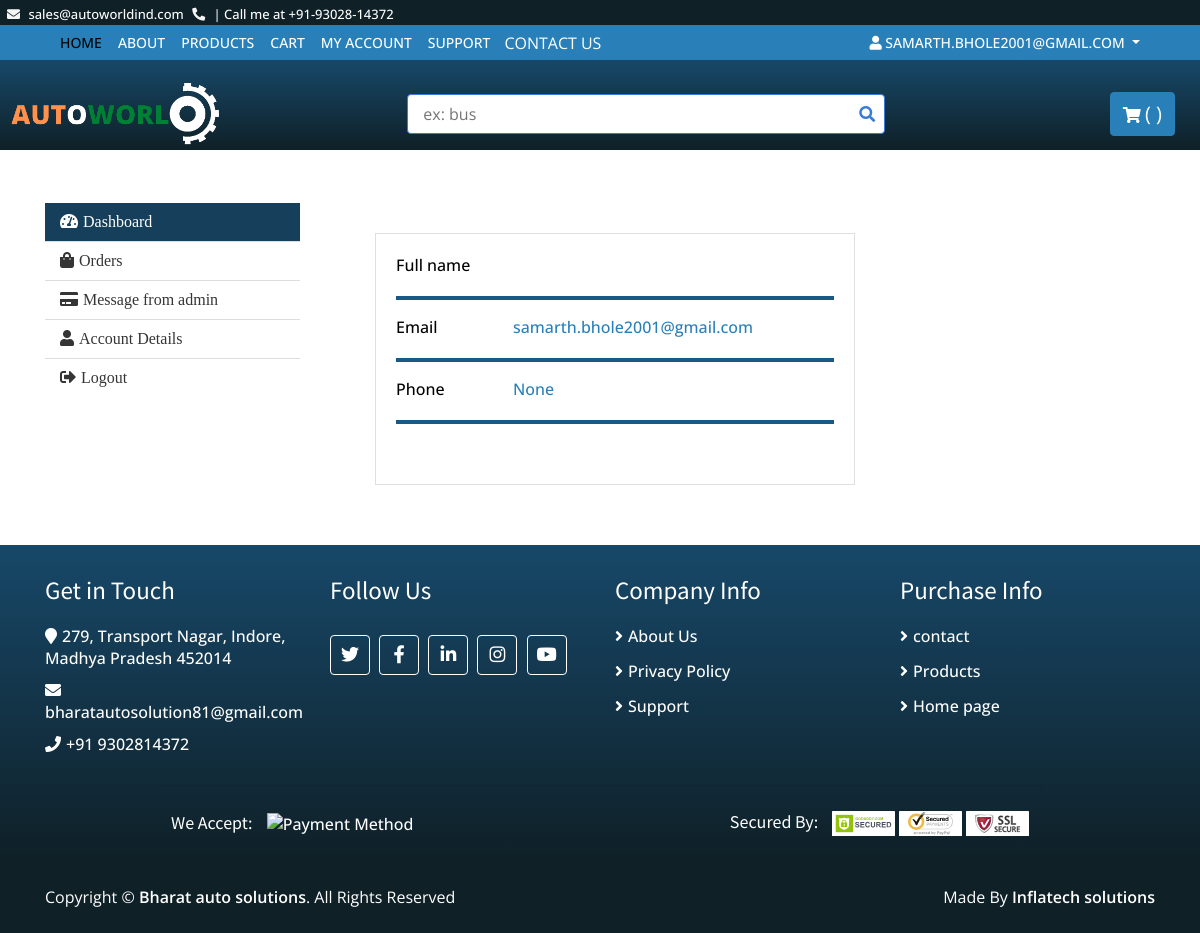
Page /update_acc/ (signed in) on the committed database.
### base/models.py (models this page shows)
class User(AbstractUser):
    username=None
    email=models.EmailField(unique=True, null=False)
    phone_no=models.CharField(max_length=11, null=True)
    created_at=models.DateTimeField(auto_now_add=True)
    USERNAME_FIELD = 'email'
    objects=UserManager()
    REQUIRED_FIELDS=[]

### base/views.py (the view)
# urls.py: path('update_acc/',views.update_acc, name="update_acc"),
def update_acc(request):
    if request.user.is_authenticated:
             us = request.user
             if request.method=="POST":
                fname=request.POST.get('fname')
                lname=request.POST.get('lname')
                phone=request.POST.get('phone')
                cust=Customer.objects.filter(user=us).update(first_name=fname, last_name=lname)
                return redirect('user_profile')
    return render (request, 'user_profile/dashboard.html')

### templates/user_profile/dashboard.html (shortened to what this page needs)
{% extends '../base.html' %}
{% block content %}
<br>
<div class="my-account">
  <div class="container">
    <div class="row">
      <div class="col-md-3">
        <div class="nav flex-column nav-pills" role="tablist" aria-orientation="vertical">
          <a class="nav-link active" id="dashboard-nav" data-toggle="pill" href="#dashboard-tab" role="tab"><i
              class="fa fa-tachometer-alt"></i>Dashboard</a>
          <a class="nav-link" id="orders-nav" data-toggle="pill" href="#orders-tab" role="tab"><i
              class="fa fa-shopping-bag"></i>Orders</a>
          <a class="nav-link" id="payment-nav" data-toggle="pill" href="#payment-tab" role="tab"><i
              class="fa fa-credit-card"></i>Message from admin</a>
          <a class="nav-link" id="account-nav" data-toggle="pill" href="#account-tab" role="tab"><i
              class="fa fa-user"></i>Account Details</a>
          <a class="nav-link" href="{% url 'logout' %}"><i class="fa fa-sign-out-alt"></i>Logout</a>
        </div>
      </div>
      <div class="col-md-9">
        <div class="tab-content">
          <div class="tab-pane fade show active" id="dashboard-tab" role="tabpanel" aria-labelledby="dashboard-nav">
            <section>
              <div class="container">
                <div class="row">
                  <div class="col-lg-8">
                    <div class="card mb-4">
                      <div class="card-body">
                        <div class="row">
                          <div class="col-sm-3">
                            <p class="mb-0">Full name</p>
                          </div>
                          <div class="col-sm-9">
                          </div>
                        </div>
                        <hr>
                        <div class="row">
                          <div class="col-sm-3">
                            <p class="mb-0">Email</p>
                          </div>
                          <div class="col-sm-9">
                            <p class="text-muted mb-0"><span style="color:#2980b9;">{{user}}</span></p>
                          </div>
                        </div>
                        <hr>
                        <div class="row">
                          <div class="col-sm-3">
                            <p class="mb-0">Phone</p>
                          </div>
                          <div class="col-sm-9">
                            <p class="text-muted mb-0"><span style="color:#2980b9;">{{user.phone_no}}</span></p>
                          </div>
                        </div>
                        <hr>
                      </div>
                    </div>
                  </div>
                </div>
              </div>
            </section>
          </div>
        </div>
      </div>
    </div>
  </div>
</div>
{% endblock content %}

### templates/nav.html (shortened to what this page needs)
{% load static %}
{% block content %}
<div class="top-bar">
    <div class="container-fluid">
        <div class="row">
            <div class="col-sm-6">
                <i class="fa fa-envelope"></i>
                <span class="phcll"><a href="mailto:sales@autoworldind.com">sales@autoworldind.com</a></span>
                <i class="fa fa-phone-alt"></i><span> | </span>
<span class="phcll"> <a href="tel: +919302814372">Call me at  +91-93028-14372</a></span>
            </div>
            <div class="col-sm-6" id="google_translate_element">
            </div>
        </div>
    </div>
</div>
<div class="nav">
    <div class="container-fluid">
        <nav class="navbar navbar-expand-md  navbar-dark">
            <div class="collapse navbar-collapse justify-content-between" id="navbarCollapse">
                <div class="navbar-nav mr-auto">
                    <a href="{% url 'home' %}" class="nav-item nav-link active">Home</a>
                    <a href="{% url 'about' %}" class="nav-item nav-link ">About</a>
                    <a href="{% url 'products' %}" class="nav-item nav-link">Products</a>
                    <a href="{% url 'cart' %}" class="nav-item nav-link">Cart</a>
                    <a href="{% url 'user_profile' %}" class="nav-item nav-link">My Account</a>
                    {% if  request.user.is_authenticated %}
                    <a href="{% url 'support' %}" class="nav-item nav-link ">Support</a>
                    {% endif %}
<button type="button" class="btnc" data-toggle="modal" data-target="#exampleModal">
    CONTACT US
  </button>
                </div>
                <div class="navbar-nav ml-auto">
                    <div class="nav-item dropdown">
                        <a href="#" class="nav-link dropdown-toggle" data-toggle="dropdown"> <i class="fa fa-user" aria-hidden="true"></i>{% if request.user.is_authenticated %} {{user}} {% endif %} {% if not request.user.is_authenticated %} Guest{% endif %}</a>
                    </div>
                </div>
            </div>
        </nav>
    </div>
</div>
<div class="bottom-bar">
    <div class="container-fluid">
        <div class="row align-items-center">
            <div class="col-md-4">
                <div class="logo">
                    <a href="{% url 'home' %}">
                        <img src="{% static 'img/logo.png' %}" alt="Logo">
                    </a>
                </div>
            </div>
            <div class="col-md-5">
                <form method="GET" action="{% url 'products' %}">
                <div class="search">
                    <input name="q" type="text" value="" placeholder="ex: bus">
                    <button type="submit"><i class="fa fa-search"></i></button>
                </div>
                </form>
            </div>
            <div class="col-md-3">
                <div class="user">
                    <a href="{% url 'cart' %}" class="btn cart">
                        <i class="fa fa-shopping-cart"></i>
                        <span>( {{cartItems}} )</span>
                    </a>
                </div>
            </div>
        </div>
    </div>
</div>
{% endblock content %}

### static/styles/main.css (style rules this page uses)
body { color: rgb(0, 0, 0); font-family:'Open Sans'; font-weight: 500; background: #ffffff; font-size: 16px; line-height: normal; }
a { color: #0f2027; }
hr { margin-top: 20px; padding: 2px 0; border: none; background-color: #195985; letter-spacing: 5px; }
.btnc { border: none; background-color: #2980b9; color: white; }
@media (min-width: 992px) { .container-fluid { margin-top: 0px; padding-right: 10px; padding-left: 1px; } }
.btn { color: whitesmoke; background: #2980B9; border: 1px solid #2980B9; }
.top-bar { padding: 2px 1px; padding-top: 5px; font-size: 13px; color: #F5F5F5; background: #0F2027; }
.top-bar i { margin-right: 5px; margin-left: 5px; }
.top-bar .col-sm-6:first-child { text-align: left; }
.top-bar .col-sm-6:last-child { text-align: right; }
.nav { position: relative; }
@media (min-width: 992px) { .nav .container-fluid { padding-left: 52px; padding-right: 52px; } }
.nav .navbar { height: 100%; padding: 0; }
@media (min-width: 768px) { .nav, .nav .navbar { background: #2980B9 !important; } }
@media (min-width: 768px) { .nav .navbar-dark a.nav-link { color: #ffffff; font-size: 14px; text-transform: uppercase; } }
@media (min-width: 768px) { .nav .navbar-dark a.nav-link:hover, .nav .navbar-dark a.nav-link.active { color: #000000; } }
.bottom-bar { padding: 15px 0; background-image: linear-gradient(to top ,#0F2027, #174869); margin-bottom: 1px; }
.bottom-bar .logo { text-align: left; overflow: hidden; }
.bottom-bar .logo a img { max-height: 78px; }
.bottom-bar .search { width: 100%; }
.bottom-bar .search input[type=text] { width: 100%; height: 40px; padding: 0 15px; color: #666666; border: 1px solid #3a7bd5; border-radius: 4px; }
.bottom-bar .search button { position: absolute; width: 40px; height: 38px; top: 1px; right: 16px; padding: 0 15px; border: none; background: none; color: #3a7bd5; border-radius: 0 2px 2px 0; }
.bottom-bar .user { font-size: 0; text-align: right; padding: inherit; }
.bottom-bar .user .cart i, .bottom-bar .user .wishlist i { color: white; }
.bottom-bar .user .cart span, .bottom-bar .user .wishlist span { color: white; font-size: 20px; }
@media (min-width: 768px) { .bottom-bar { max-height: 90px; } }
.my-account { position: relative; padding: 30px 0; }
.my-account .nav.nav-pills .nav-link { padding: 10px 15px; color: #353535; background: #ffffff; border-radius: 0; border-bottom: 1px solid #dddddd; transition: all .3s; font-family: Georgia, 'Times New Roman', Times, serif; }
.my-account .nav.nav-pills .nav-link:last-child { border-bottom: none; }
.my-account .nav.nav-pills .nav-link:hover, .my-account .nav.nav-pills .nav-link.active { color: #ffffff; background: #153f5b; }
.my-account .nav.nav-pills .nav-link i { margin-right: 5px; }
.my-account .tab-content { padding: 30px; background: #ffffff; }
.card { position: relative; display: block; height: 100%; border-radius: calc(var(--curve) * 1px); overflow: hidden; text-decoration: none; }

### templates/nav.html (style rules this page uses)
.phcll a { color:white; }

### rows in the picture
User: email "SAMARTH.BHOLE2001@GMAIL.COM", email "samarth.bhole2001@gmail.com", phone_no "None"
